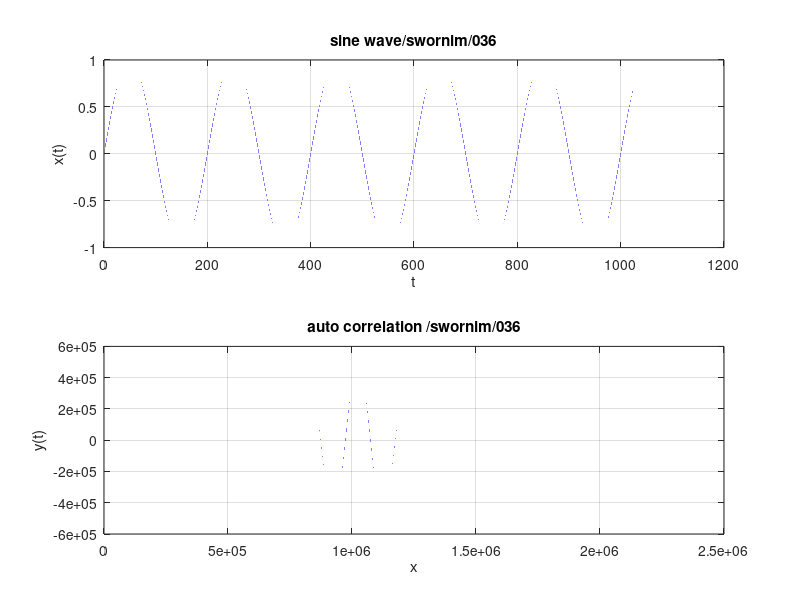

The MATLAB source for this figure:
%q4) plot the auto correlation sequence of sine wave with frequency 1 Hz,
%sampling frequency 20 Hz.

clc
close all
clear
A = 1;
f = 1;
fs = 200;
w = 2 * pi*(f/fs);
t = 0 : 0.001:1024;
x = A * sin(w*t);
subplot(2,1,1);
plot(t,x);
xlabel('t')
ylabel('x(t)')
title('sine wave/swornim/036')
grid on
y = xcorr(x);
subplot(2,1,2)
plot(y)
xlabel('x')
ylabel('y(t)')
title('auto correlation /swornim/036')
grid on;